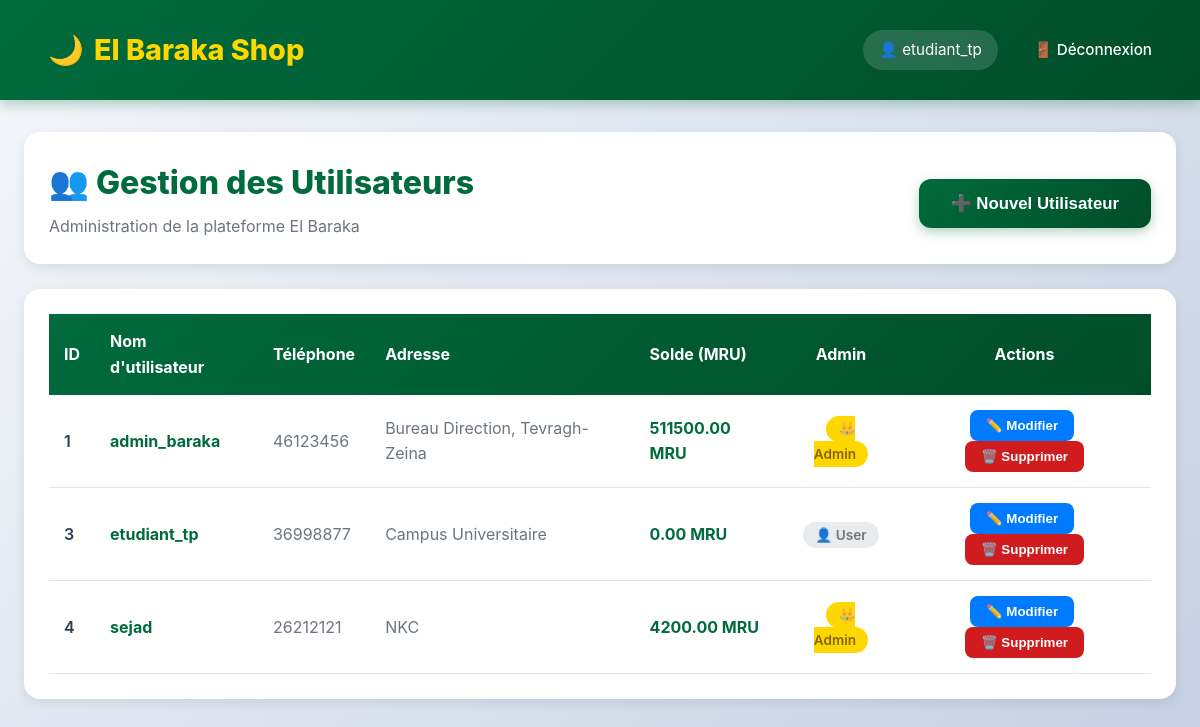
Before: /admin/users (signed in) with the older database file.
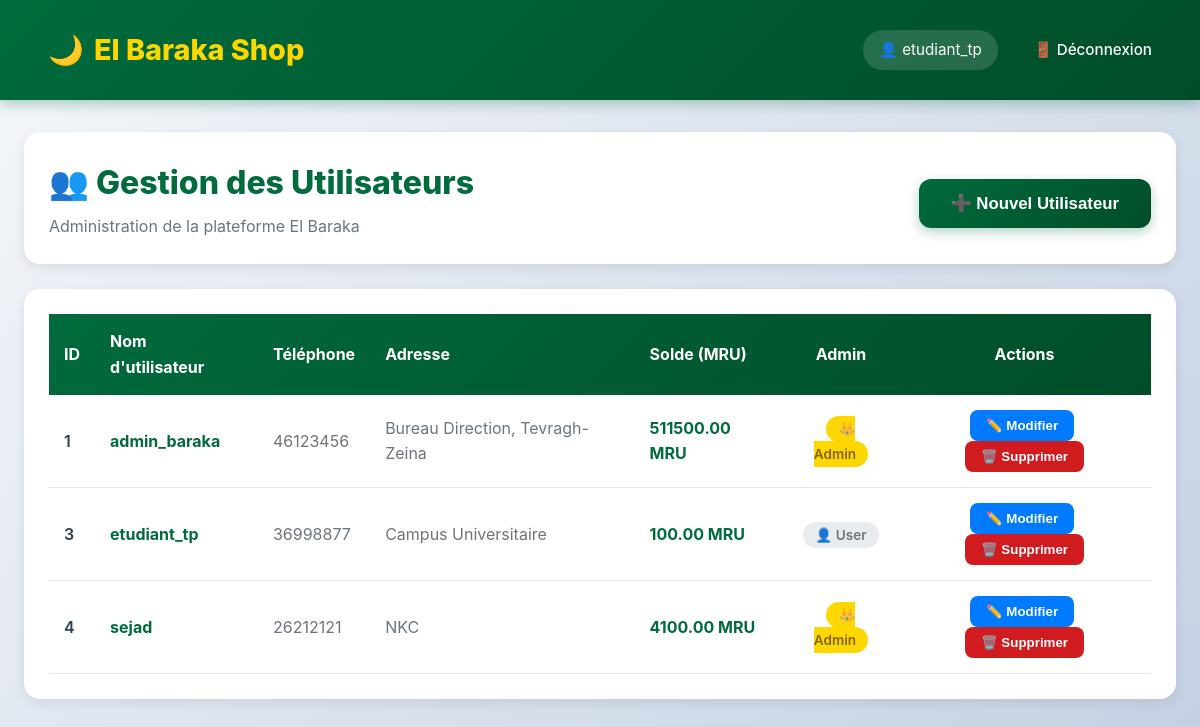
After: the same page with the newer database file.
### tables this page shows
CREATE TABLE utilisateurs (
            id INTEGER PRIMARY KEY AUTOINCREMENT,
            username TEXT NOT NULL UNIQUE,
            password TEXT NOT NULL,
            telephone TEXT,
            adresse TEXT,
            est_admin BOOLEAN DEFAULT 0,
            solde_mru DECIMAL(10, 2) DEFAULT 0.00
        );

### app.py (the view)
@app.route('/admin/users')
def admin_users():
    if 'user_id' not in session: return redirect('/login')
    conn = get_db_connection()
    users = conn.execute("SELECT * FROM utilisateurs ORDER BY id ASC").fetchall()
    conn.close()
    return render_template('admin_users.html', users=users)

### app.py (called while the page is built)
def get_db_connection():
    conn = sqlite3.connect('elbaraka.db')
    conn.row_factory = sqlite3.Row
    return conn

### templates/admin_users.html (shortened to what this page needs)
{% extends 'base.html' %}
{% block content %}
<div style="max-width: 1400px; margin: 0 auto;">
    <div style="background: var(--white); padding: 25px; border-radius: 16px; margin-bottom: 25px; box-shadow: 0 4px 12px var(--shadow); display: flex; justify-content: space-between; align-items: center;">
        <div>
            <h2 style="margin: 0; color: var(--primary); font-size: 2rem; font-weight: 800;">
                👥 Gestion des Utilisateurs
            </h2>
            <p style="margin: 5px 0 0 0; color: #6c757d;">Administration de la plateforme El Baraka</p>
        </div>
        <button onclick="openModal('add')" class="btn-primary" style="width: auto; padding: 14px 32px;">
            ➕ Nouvel Utilisateur
        </button>
    </div>
    <div style="background: var(--white); padding: 25px; border-radius: 16px; box-shadow: 0 4px 12px var(--shadow); overflow-x: auto;">
        <table style="width: 100%; border-collapse: collapse;">
            <thead>
                <tr style="background: linear-gradient(135deg, var(--primary) 0%, var(--primary-dark) 100%); color: white;">
                    <th style="padding: 15px; text-align: left; font-weight: 700;">ID</th>
                    <th style="padding: 15px; text-align: left; font-weight: 700;">Nom d'utilisateur</th>
                    <th style="padding: 15px; text-align: left; font-weight: 700;">Téléphone</th>
                    <th style="padding: 15px; text-align: left; font-weight: 700;">Adresse</th>
                    <th style="padding: 15px; text-align: left; font-weight: 700;">Solde (MRU)</th>
                    <th style="padding: 15px; text-align: center; font-weight: 700;">Admin</th>
                    <th style="padding: 15px; text-align: center; font-weight: 700;">Actions</th>
                </tr>
            </thead>
            <tbody>
                {% for user in users %}
                <tr style="border-bottom: 1px solid var(--border); transition: background 0.3s ease;"
                    onmouseover="this.style.background='#f8f9fa'"
                    onmouseout="this.style.background='white'">
                    <td style="padding: 15px; font-weight: 600;">{{ user.id }}</td>
                    <td style="padding: 15px;">
                        <strong style="color: var(--primary);">{{ user.username }}</strong>
                    </td>
                    <td style="padding: 15px; color: #6c757d;">{{ user.telephone or '—' }}</td>
                    <td style="padding: 15px; color: #6c757d;">{{ user.adresse or '—' }}</td>
                    <td style="padding: 15px; font-weight: 700; color: var(--primary);">
                        {{ "%.2f"|format(user.solde_mru) }} MRU
                    </td>
                    <td style="padding: 15px; text-align: center;">
                        {% if user.est_admin %}
                            <span style="background: var(--gold); color: #856404; padding: 5px 12px; border-radius: 20px; font-weight: 600; font-size: 0.85rem;">
                                👑 Admin
                            </span>
                        {% else %}
                            <span style="background: #e9ecef; color: #6c757d; padding: 5px 12px; border-radius: 20px; font-weight: 600; font-size: 0.85rem;">
                                👤 User
                            </span>
                        {% endif %}
                    </td>
                    <td style="padding: 15px; text-align: center;">
                        <button onclick="openModal('edit', {{ user.id }}, '{{ user.username }}', '{{ user.telephone }}', '{{ user.adresse }}', {{ user.solde_mru }}, {{ user.est_admin|int }})"
                                style="background: #007bff; color: white; border: none; padding: 8px 16px; border-radius: 8px; cursor: pointer; margin-right: 5px; font-weight: 600; transition: all 0.3s ease;"
                                onmouseover="this.style.background='#0056b3'"
                                onmouseout="this.style.background='#007bff'">
                            ✏️ Modifier
                        </button>
                        <button onclick="deleteUser({{ user.id }}, '{{ user.username }}')"
                                style="background: var(--secondary); color: white; border: none; padding: 8px 16px; border-radius: 8px; cursor: pointer; font-weight: 600; transition: all 0.3s ease;"
                                onmouseover="this.style.background='#a01518'"
                                onmouseout="this.style.background='var(--secondary)'">
                            🗑️ Supprimer
                        </button>
                    </td>
                </tr>
                {% endfor %}
            </tbody>
        </table>
    </div>
</div>
{% endblock %}

### templates/base.html (shortened to what this page needs)
<!DOCTYPE html>
<html lang="fr">
<head>
    <link rel="stylesheet" href="{{ url_for('static', filename='style.css') }}">
</head>
<body>
    <nav class="navbar">
        <a href="/" class="brand">
            <span>🌙</span>
            <span>El Baraka Shop</span>
        </a>
        <div class="user-info">
            {% if session.get('user_id') %}
                <span style="background: rgba(255, 255, 255, 0.15); padding: 8px 16px; border-radius: 20px; backdrop-filter: blur(10px);">
                    👤 {{ session.get('username') }}
                </span>
                <a href="/logout">🚪 Déconnexion</a>
            {% else %}
                <a href="/login">🔐 Connexion</a>
            {% endif %}
        </div>
    </nav>
    <div class="container">
        {% block content %}{% endblock %}
    </div>
</body>
</html>

### static/style.css (style rules this page uses)
:root { --primary: #006b3c; --primary-dark: #004d2a; --secondary: #d01c1f; --gold: #ffd700; --bg: #f8f9fa; --text: #2c3e50; --white: #ffffff; --shadow: rgba(0, 0, 0, 0.08); --shadow-hover: rgba(0, 0, 0, 0.15); --border: #e0e6ed; }
* { margin: 0; padding: 0; box-sizing: border-box; }
body { font-family: -apple-system, BlinkMacSystemFont, 'Segoe UI', Roboto, 'Helvetica Neue', Arial, sans-serif; background: linear-gradient(135deg, #f5f7fa 0%, #c3cfe2 100%); color: var(--text); line-height: 1.6; min-height: 100vh; }
.navbar { background: linear-gradient(135deg, var(--primary) 0%, var(--primary-dark) 100%); color: var(--white); padding: 1.2rem 2rem; display: flex; justify-content: space-between; align-items: center; box-shadow: 0 4px 12px rgba(0, 107, 60, 0.3); position: sticky; top: 0; z-index: 1000; backdrop-filter: blur(10px); }
.navbar .brand { font-size: 1.8rem; font-weight: 800; color: var(--gold); text-decoration: none; display: flex; align-items: center; gap: 10px; transition: transform 0.3s ease; }
.navbar .user-info { display: flex; align-items: center; gap: 20px; font-size: 0.95rem; }
.navbar .user-info span { background: rgba(255, 255, 255, 0.15); padding: 8px 16px; border-radius: 20px; backdrop-filter: blur(10px); }
.navbar a { color: var(--white); text-decoration: none; padding: 8px 16px; border-radius: 6px; transition: all 0.3s ease; font-weight: 500; }
.container { max-width: 1400px; margin: 2rem auto; padding: 0 1.5rem; }
.btn-primary { background: linear-gradient(135deg, var(--primary) 0%, var(--primary-dark) 100%); color: white; border: none; padding: 14px 20px; border-radius: 12px; cursor: pointer; width: 100%; font-size: 1.05rem; font-weight: 700; transition: all 0.3s ease; box-shadow: 0 4px 12px rgba(0, 107, 60, 0.3); margin-top: 10px; }

Changed rows visible on the page:
changed utilisateurs "etudiant_tp": solde_mru "0.00" → "100.00"
changed utilisateurs "sejad": solde_mru "4200.00" → "4100.00"
